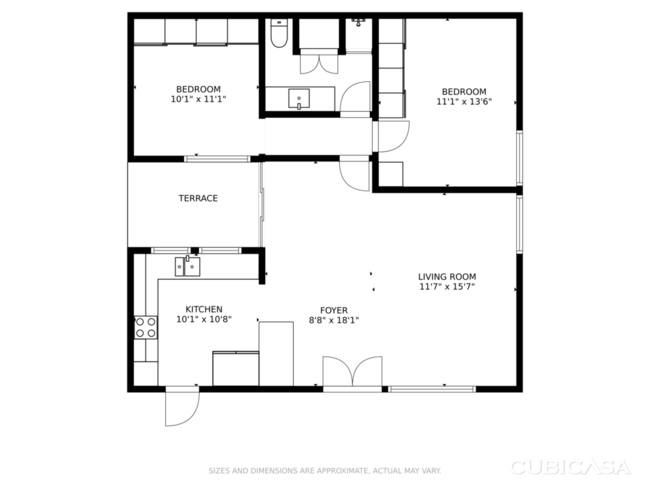
#> input picture fp_example4.png, 650 x 488 px, found by its file name
$ python trace_floorplan.py
#> lines starting #> are read from the running program, lines starting #| are printed output that depends on the picture; after the words box and inside, x2 and y2 are one past the last pixel; in counts of white or black regions, pixels touching at a corner belong together
#!/usr/bin/env python3
"""
Trace floor plan from fp_example4.png — all coordinates in FEET for Revit import.

Building dimensions derived from room labels:
  Width:  6" + 10'1" + 5" + 8'8" + 5" + 11'7" + 6" = 386" = 32'-2"
  Height: 6" + 15'7" + 5" + 13'6" + 6" = 366" = 30'-6"

Image building bbox: (127,12) 396x381 pixels
Scale: ~0.0812 ft/px (x), ~0.0800 ft/px (y)
"""
import cv2
import numpy as np
import ezdxf
import math
import sys

IMG_PATH = '/mnt/d/_CLAUDE-TOOLS/fp_example4.png'
OUT_PATH = '/mnt/d/_CLAUDE-TOOLS/fp_example4_v10_traced.dxf'

# Building dimensions in FEET (Revit imports DXF as feet)
BUILDING_W_FT = 386.0 / 12.0   # 32.167'
BUILDING_H_FT = 366.0 / 12.0   # 30.5'


def _snap_polyline(pts, min_seg=0.2):
    """Force ALL segments to be perfectly H or V. min_seg in feet."""
    if len(pts) < 2:
        return pts
    result = [pts[0]]
    for i in range(1, len(pts)):
        x, y = pts[i]
        px, py = result[-1]
        dx, dy = abs(x - px), abs(y - py)
        if dx < min_seg and dy < min_seg:
            continue
        if dx >= dy:
            y = py
        else:
            x = px
        result.append((x, y))
    cleaned = [result[0]]
    for i in range(1, len(result)):
        x, y = result[i]
        px, py = cleaned[-1]
        if abs(x - px) > 0.01 or abs(y - py) > 0.01:
            cleaned.append((x, y))
    return cleaned


def main():
    output = sys.argv[1] if len(sys.argv) > 1 else OUT_PATH

    # === LOAD & PREPROCESS ===
    gray = cv2.imread(IMG_PATH, cv2.IMREAD_GRAYSCALE)
#> gray is the input picture: shape (488, 650); min 0, max 255, mean 241.7
    h, w = gray.shape
    _, binary = cv2.threshold(gray, 0, 255, cv2.THRESH_BINARY_INV + cv2.THRESH_OTSU)
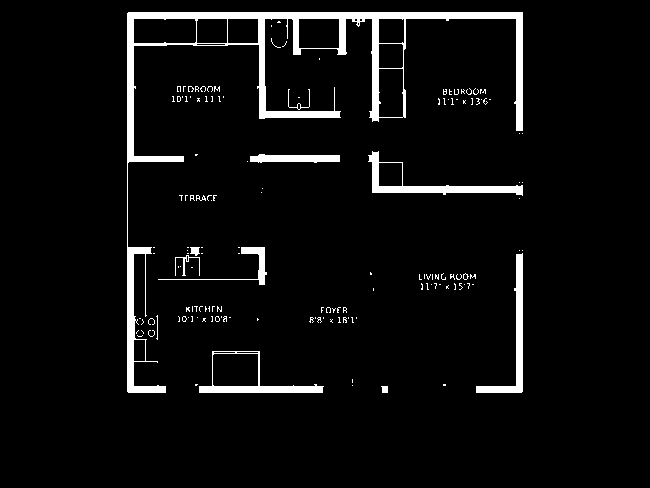
#> binary: shape (488, 650); 5% white; 152 white regions (139 under 20 px), largest, box (x1, y1, x2, y2) and area: (127, 12, 523, 393) 9642, (368, 151, 523, 196) 1395, (476, 253, 523, 393) 1259
    binary = cv2.morphologyEx(binary, cv2.MORPH_CLOSE, np.ones((3, 3), np.uint8))
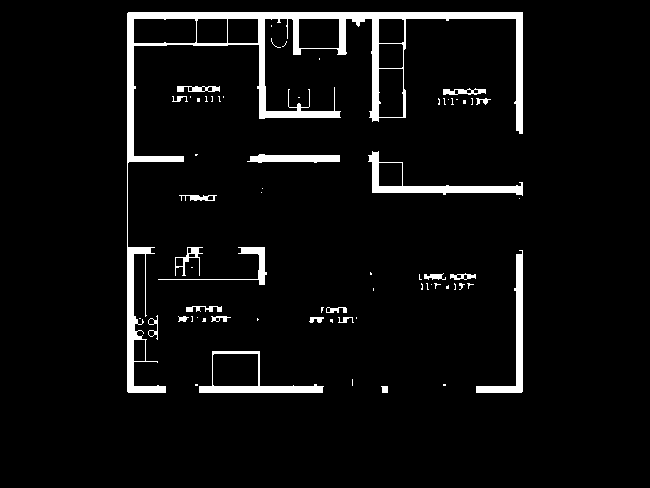
#> binary: shape (488, 650); 5.2% white; 67 white regions (44 under 20 px), largest, box (x1, y1, x2, y2) and area: (127, 12, 523, 393) 9859, (368, 151, 523, 196) 1403, (476, 250, 523, 393) 1265

    # Building bounding box
    closed = cv2.morphologyEx(binary, cv2.MORPH_CLOSE, np.ones((5, 5), np.uint8))
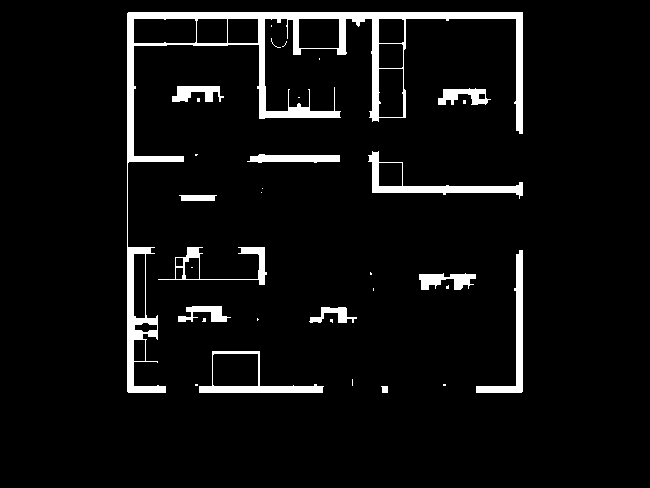
#> closed: shape (488, 650); 5.7% white; 33 white regions (20 under 20 px)
    contours, _ = cv2.findContours(closed, cv2.RETR_EXTERNAL, cv2.CHAIN_APPROX_SIMPLE)
#> contours = 32 contours, 19 with area under 20; largest, box (x1, y1, x2, y2) and area: (127, 12, 523, 393) 16224, (199, 351, 324, 393) 2390, (368, 151, 523, 199) 1742, (476, 250, 523, 393) 1086, (158, 247, 267, 285) 959
    largest = max(contours, key=cv2.contourArea)
#> largest = contour of 210 points, box (x1, y1, x2, y2) (127, 12, 523, 393), area 16224
    bx, by, bw, bh = cv2.boundingRect(largest)
#> bx = 127; by = 12; bw = 396; bh = 381
    print(f"Image: {w}x{h}, Building bbox: ({bx},{by}) {bw}x{bh}")
#| Image: 650x488, Building bbox: (127,12) 396x381

    # Scale: pixels to FEET
    sx = BUILDING_W_FT / bw
#> sx = 0.0812
    sy = BUILDING_H_FT / bh
#> sy = 0.0801
    print(f"Scale: {sx:.5f} x {sy:.5f} ft/px")
#| Scale: 0.08123 x 0.08005 ft/px
    print(f"Building: {BUILDING_W_FT:.2f}' x {BUILDING_H_FT:.2f}' ({BUILDING_W_FT*12:.0f}\" x {BUILDING_H_FT*12:.0f}\")")

    def to_dxf(px_x, px_y):
        """Convert image pixel coords to DXF coords (feet). Y is flipped."""
        return ((px_x - bx) * sx, (by + bh - px_y) * sy)

    # === THICK MASK (walls only) ===
    crop = binary[by:by + bh, bx:bx + bw]
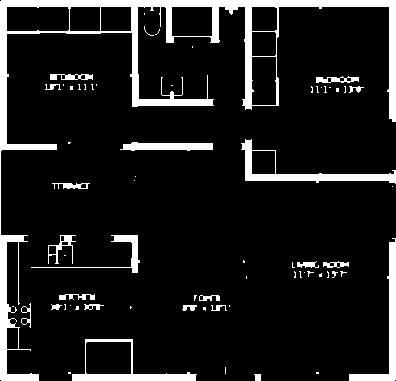
#> crop: shape (381, 396); 11% white; 67 white regions (44 under 20 px), largest, box (x1, y1, x2, y2) and area: (0, 0, 396, 381) 9859, (241, 139, 396, 184) 1403, (349, 238, 396, 381) 1265
    runs = []
    for r in range(0, crop.shape[0], crop.shape[0] // 20):
        row = crop[r, :]
        in_run, rs = False, 0
        for c in range(len(row)):
            if row[c] > 0:
                if not in_run:
                    rs = c
                    in_run = True
            else:
                if in_run:
                    rl = c - rs
                    if 3 <= rl <= 20:
                        runs.append(rl)
                    in_run = False
#> after the loop, rl = 46; runs = 46 values, max 20 at index 22, min 3 at index 16, mean 7.35
    for c in range(0, crop.shape[1], crop.shape[1] // 20):
        col = crop[:, c]
        in_run, rs = False, 0
        for r in range(len(col)):
            if col[r] > 0:
                if not in_run:
                    rs = r
                    in_run = True
            else:
                if in_run:
                    rl = r - rs
                    if 3 <= rl <= 20:
                        runs.append(rl)
                    in_run = False
#> after the loop, rl = 7; runs = 100 values, max 20 at index 22, min 3 at index 16, mean 6.95
    wall_thick = int(np.median(runs)) if runs else 7
#> wall_thick = 7
    print(f"Wall thickness: {wall_thick}px")
#| Wall thickness: 7px

    esz = max(2, wall_thick // 2)
#> esz = 3
    ek = cv2.getStructuringElement(cv2.MORPH_RECT, (esz, esz))
#> ek = [[1, 1, 1], [1, 1, 1], [1, 1, 1]]
    eroded = cv2.erode(binary, ek, iterations=2)
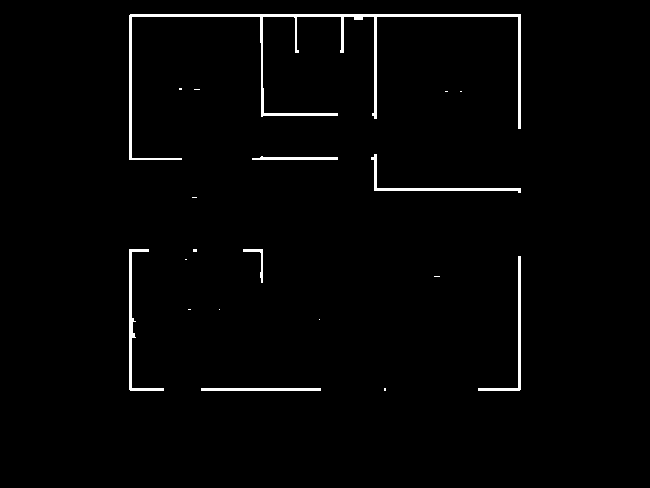
#> eroded: shape (488, 650); 1.7% white; 19 white regions (12 under 20 px), largest, box (x1, y1, x2, y2) and area: (129, 14, 521, 160) 3045, (129, 249, 164, 391) 609, (371, 154, 521, 193) 558
    thick = cv2.dilate(eroded, ek, iterations=2)
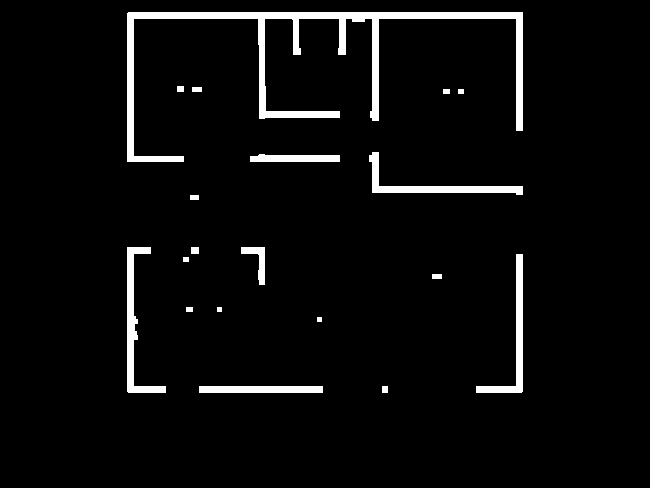
#> thick: shape (488, 650); 4.3% white; 19 white regions

    # === DXF SETUP ===
    doc = ezdxf.new('R2010')
    doc.header['$INSUNITS'] = 2  # feet
    msp = doc.modelspace()
    doc.layers.new('WALLS', dxfattribs={'color': 7})
    doc.layers.new('DOORS', dxfattribs={'color': 5})
    doc.layers.new('WINDOWS', dxfattribs={'color': 4})
    doc.layers.new('CASEWORK', dxfattribs={'color': 6})
    doc.layers.new('FIXTURES', dxfattribs={'color': 30})
    doc.layers.new('TEXT', dxfattribs={'color': 2})

    # === WALL OUTLINES FROM THICK MASK CONTOURS ===
    thick_contours, _ = cv2.findContours(thick, cv2.RETR_LIST, cv2.CHAIN_APPROX_SIMPLE)
#> thick_contours = 19 contours, 2 with area under 20; largest, box (x1, y1, x2, y2) and area: (127, 12, 523, 162) 6236, (127, 247, 166, 393) 1226, (369, 152, 523, 195) 1136, (476, 254, 523, 393) 1068, (199, 386, 323, 393) 738

    wall_count = 0
    for cnt in thick_contours:
        area = cv2.contourArea(cnt)
        if area < 80:
            continue
        epsilon = 2.0
        approx = cv2.approxPolyDP(cnt, epsilon, True)
        if len(approx) < 3:
            continue
        dxf_pts = [to_dxf(float(pt[0][0]), float(pt[0][1])) for pt in approx]
        snapped = _snap_polyline(dxf_pts)
        if len(snapped) < 3:
            continue
        msp.add_lwpolyline(snapped, close=True, dxfattribs={'layer': 'WALLS'})
        wall_count += 1
#> this loop made 19 passes
#> (cnt, area) on passes 1, 5, 6, 7, 10, 12, 15, 16: ([[382, 386], [382, 392], [387, 392], [387, 386]], 30), ([[186, 307], [186, 311], [192, 311], [192, 307]], 24), ([[432, 274], [432, 278], [441, 278], [441, 274]], 36), ([[183, 257], [183, 261], [188, 261], [188, 257]], 20), ([[191, 247], [191, 253], [198, 253], [198, 247]], 42), ([[190, 195], [190, 199], [198, 199], [198, 195]], 32), ([[458, 89], [458, 93], [463, 93], [463, 89]], 20), ([[443, 89], [443, 93], [449, 93], [449, 89]], 24)
#> after the loop, wall_count = 7

    print(f"Wall contour polylines: {wall_count}")
#| Wall contour polylines: 7

    # =====================================================
    # DOORS — placed by image analysis of wall gaps
    # =====================================================
    # Wall gap positions (image coords):
    #   Bottom wall gaps: x=166-198 (kitchen), x=323-381 (entry door)
    #   V-wall-1 (x=259-264) gaps: y=285-318 (kitchen), y=162-246 (terrace)
    #   V-wall-2 (x=372-378) gaps: y=121-151 (BR2)
    #   H-wall-BR (y=155-161) gaps: x=184-249 (BR1), x=340-368 (bath)
    #
    # Format: (hinge_img_x, hinge_img_y, radius_px, start_angle, end_angle)
    # DXF angles: CCW from east. 0=E, 90=N, 180=W, 270=S
    # Leaf line drawn at start_angle

    visual_doors = [
        # 1. Entry: bottom wall, foyer. Hinge left of gap ~x=298, swings E+N
        (298, 387, 30, 0, 90),
        # 2. Kitchen: V-wall-1, gap y=285-318. Hinge at bottom of gap, swings W+S
        (259, 298, 26, 180, 270),
        # 3. Terrace: V-wall-1, gap y=162-246. Hinge near top, swings W+S
        (259, 185, 28, 180, 270),
        # 4. LR: V-wall-2 east face, foyer-to-LR. Hinge at top of gap, swings S+E
        (378, 285, 28, 270, 360),
        # 5. BR1: H-wall-BR, gap x=184-249. Hinge at right end ~x=225, swings N+W
        (225, 157, 26, 90, 180),
        # 6. BR2: V-wall-2 east face, gap y=121-151. Hinge at top ~y=130, swings E+N
        (375, 130, 28, 0, 90),
        # 7. Bath: H-wall-BR, gap x=340-368. Hinge at right end ~x=345, swings N+W
        (345, 157, 24, 90, 180),
    ]

    door_count = 0
    for dx, dy, rpx, sa, ea in visual_doors:
        hx, hy = to_dxf(dx, dy)
        r_ft = rpx * max(sx, sy)  # radius in feet
        msp.add_arc(center=(hx, hy), radius=r_ft,
                    start_angle=sa, end_angle=ea,
                    dxfattribs={'layer': 'DOORS'})
        a = math.radians(sa)
        msp.add_line((hx, hy),
                     (hx + r_ft * math.cos(a), hy + r_ft * math.sin(a)),
                     dxfattribs={'layer': 'DOORS'})
        door_count += 1
#> this loop made 7 passes
#> (hx, hy, r_ft) on passes 1 to 7: (13.89, 0.48, 2.44), (10.72, 7.6, 2.11), (10.72, 16.65, 2.27), (20.39, 8.65, 2.27), (7.96, 18.89, 2.11), (20.14, 21.05, 2.27), (17.71, 18.89, 1.95)
#> after the loop, door_count = 7
    print(f"Doors: {door_count}")
#| Doors: 7

    # =====================================================
    # WINDOWS — triple lines in exterior wall gaps
    # =====================================================
    # Left ext wall center: img_x=130 (x=127-133)
    # Right ext wall center: img_x=520 (x=517-523)

    visual_windows = [
        # (orient, wall_center_px, start_px, end_px)
        ('V', 130, 300, 338),   # Left: Kitchen window
        ('V', 130, 176, 216),   # Left: Terrace window
        ('V', 130, 52, 100),    # Left: BR1 window
        ('V', 520, 246, 312),   # Right: LR window
        ('V', 520, 54, 120),    # Right: BR2 window
    ]

    win_count = 0
    for orient, center_px, start_px, end_px in visual_windows:
        half = 3  # half wall thickness pixels
        for t in [-0.8, 0, 0.8]:
            xx = center_px + half * t
            p1 = to_dxf(xx, start_px)
            p2 = to_dxf(xx, end_px)
            msp.add_line(p1, p2, dxfattribs={'layer': 'WINDOWS'})
        win_count += 1
#> after the loop, win_count = 5
    print(f"Windows: {win_count}")
#| Windows: 5

    # =====================================================
    # KITCHEN CASEWORK & FIXTURES
    # =====================================================
    # Kitchen: img x=[133,259], y=[247,386]
    # L-counter along left wall (x=133) and bottom wall (y=386)

    # L-counter outline: runs along left wall (x~135) and bottom wall (y~384)
    counter_px = [
        (135, 270),          # top of left run (below fridge)
        (135, 384),          # bottom-left corner (at wall)
        (198, 384),          # along bottom wall (to right of stove)
        (198, 368),          # inner edge bottom run
        (155, 368),          # inner L corner
        (155, 270),          # inner top of left run
    ]
    counter_dxf = [to_dxf(px, py) for px, py in counter_px]
    msp.add_lwpolyline(counter_dxf, close=True, dxfattribs={'layer': 'CASEWORK'})

    # Fridge: upper-left of kitchen, against left wall just below kitchen top wall
    fridge_px = [(135, 250), (160, 250), (160, 270), (135, 270)]
    msp.add_lwpolyline([to_dxf(x, y) for x, y in fridge_px],
                       close=True, dxfattribs={'layer': 'FIXTURES'})

    # Kitchen sink on left counter run (against left wall, mid-height)
    ks_px = [(137, 308), (153, 308), (153, 325), (137, 325)]
    msp.add_lwpolyline([to_dxf(x, y) for x, y in ks_px],
                       close=True, dxfattribs={'layer': 'FIXTURES'})
    # Inner basin
    ksi_px = [(139, 310), (151, 310), (151, 323), (139, 323)]
    msp.add_lwpolyline([to_dxf(x, y) for x, y in ksi_px],
                       close=True, dxfattribs={'layer': 'FIXTURES'})

    # Stove/range on bottom counter run
    stove_px = [(166, 370), (190, 370), (190, 382), (166, 382)]
    msp.add_lwpolyline([to_dxf(x, y) for x, y in stove_px],
                       close=True, dxfattribs={'layer': 'FIXTURES'})

    # =====================================================
    # BATHROOM FIXTURES
    # =====================================================
    # Bathroom: img x=[264,372], y=[18,155]

    # Bathtub along top wall of bathroom
    tub_px = [(268, 20), (348, 20), (348, 50), (268, 50)]
    msp.add_lwpolyline([to_dxf(x, y) for x, y in tub_px],
                       close=True, dxfattribs={'layer': 'FIXTURES'})
    # Inner tub
    tubi_px = [(271, 23), (345, 23), (345, 47), (271, 47)]
    msp.add_lwpolyline([to_dxf(x, y) for x, y in tubi_px],
                       close=True, dxfattribs={'layer': 'FIXTURES'})

    # Toilet: right side of bathroom, against right wall
    # Tank (rectangular, against wall at x~370)
    tk_x, tk_y = 352, 78
    tank_px = [(tk_x, tk_y), (tk_x + 16, tk_y), (tk_x + 16, tk_y + 8), (tk_x, tk_y + 8)]
    msp.add_lwpolyline([to_dxf(x, y) for x, y in tank_px],
                       close=True, dxfattribs={'layer': 'FIXTURES'})
    # Bowl (oval shape)
    bowl_px = [
        (tk_x + 1, tk_y + 8), (tk_x + 15, tk_y + 8),
        (tk_x + 16, tk_y + 16), (tk_x + 13, tk_y + 22),
        (tk_x + 3, tk_y + 22), (tk_x, tk_y + 16),
    ]
    msp.add_lwpolyline([to_dxf(x, y) for x, y in bowl_px],
                       close=True, dxfattribs={'layer': 'FIXTURES'})

    # Vanity/sink counter along bottom wall of bathroom (near H-wall-BR y=155)
    van_px = [(278, 130), (335, 130), (335, 150), (278, 150)]
    msp.add_lwpolyline([to_dxf(x, y) for x, y in van_px],
                       close=True, dxfattribs={'layer': 'FIXTURES'})
    # Sink basin (circle centered in vanity)
    sink_c = to_dxf(306, 140)
    msp.add_circle(center=sink_c, radius=0.5,
                   dxfattribs={'layer': 'FIXTURES'})

    print("+ Kitchen: counter, fridge, sink, stove")
    print("+ Bath: tub, toilet, vanity+sink")

    # =====================================================
    # ROOM LABELS
    # =====================================================
    def label(text, px_x, px_y, ht=0.4):
        dx, dy = to_dxf(px_x, px_y)
        msp.add_text(text, dxfattribs={
            'layer': 'TEXT', 'height': ht, 'insert': (dx, dy)})

    label("KITCHEN", 170, 325)
    label("10'1\" x 10'8\"", 165, 340, 0.3)
    label("FOYER", 300, 330)
    label("8'8\" x 18'1\"", 290, 345, 0.3)
    label("LIVING ROOM", 415, 275)
    label("11'7\" x 15'7\"", 418, 295, 0.3)
    label("TERRACE", 175, 208)
    label("BEDROOM", 170, 75)
    label("10'1\" x 11'1\"", 165, 92, 0.3)
    label("BEDROOM", 430, 75)
    label("11'1\" x 13'6\"", 425, 92, 0.3)
    label("BATH", 305, 70)

    # === SAVE ===
    doc.saveas(output)
    print(f"\nSaved: {output}")
    print(f"Building: {BUILDING_W_FT:.2f}' x {BUILDING_H_FT:.2f}'")
    print(f"Total: {wall_count} walls, {door_count} doors, {win_count} windows")
#| Total: 7 walls, 7 doors, 5 windows


if __name__ == '__main__':
    main()
